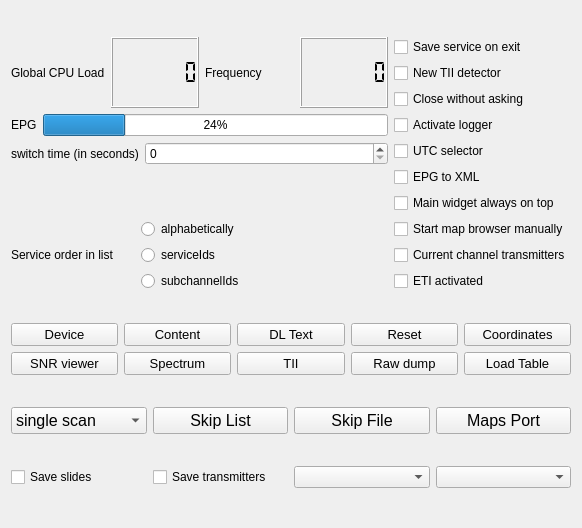
<?xml version="1.0" encoding="UTF-8"?>
<ui version="4.0">
 <class>configWidget</class>
 <widget class="QWidget" name="configWidget">
  <property name="geometry">
   <rect>
    <x>0</x>
    <y>0</y>
    <width>582</width>
    <height>528</height>
   </rect>
  </property>
  <property name="windowTitle">
   <string>Configuration and control</string>
  </property>
  <property name="toolTip">
   <string>&lt;html&gt;&lt;head/&gt;&lt;body&gt;&lt;p&gt;Configuration and control widget.&lt;/p&gt;&lt;/body&gt;&lt;/html&gt;</string>
  </property>
  <layout class="QVBoxLayout" name="verticalLayout_4">
   <item>
    <layout class="QHBoxLayout" name="horizontalLayout_5">
     <item>
      <layout class="QVBoxLayout" name="verticalLayout_3">
       <item>
        <layout class="QHBoxLayout" name="horizontalLayout_3">
         <item>
          <widget class="QLabel" name="label_7">
           <property name="text">
            <string>Global CPU Load</string>
           </property>
          </widget>
         </item>
         <item>
          <widget class="QLCDNumber" name="cpuMonitor">
           <property name="smallDecimalPoint">
            <bool>false</bool>
           </property>
           <property name="digitCount">
            <number>7</number>
           </property>
           <property name="segmentStyle">
            <enum>QLCDNumber::Flat</enum>
           </property>
          </widget>
         </item>
         <item>
          <widget class="QLabel" name="label_4">
           <property name="text">
            <string>Frequency</string>
           </property>
          </widget>
         </item>
         <item>
          <widget class="QLCDNumber" name="frequencyDisplay">
           <property name="toolTip">
            <string>&lt;html&gt;&lt;head/&gt;&lt;body&gt;&lt;p&gt;Current frequency (in MHz)&lt;/p&gt;&lt;/body&gt;&lt;/html&gt;</string>
           </property>
           <property name="smallDecimalPoint">
            <bool>false</bool>
           </property>
           <property name="digitCount">
            <number>7</number>
           </property>
           <property name="segmentStyle">
            <enum>QLCDNumber::Flat</enum>
           </property>
          </widget>
         </item>
        </layout>
       </item>
       <item>
        <layout class="QHBoxLayout" name="horizontalLayout_6">
         <item>
          <widget class="QLabel" name="EPGLabel">
           <property name="text">
            <string>EPG</string>
           </property>
          </widget>
         </item>
         <item>
          <widget class="QProgressBar" name="ficError_display">
           <property name="toolTip">
            <string>&lt;html&gt;&lt;head/&gt;&lt;body&gt;&lt;p&gt;quality indicator for FIC processing. FIC data defined kind of directory structure for the data in the MSC. Usually, if FIC is not 100% decoding is not possible.&lt;/p&gt;&lt;/body&gt;&lt;/html&gt;</string>
           </property>
           <property name="value">
            <number>24</number>
           </property>
          </widget>
         </item>
        </layout>
       </item>
       <item>
        <layout class="QFormLayout" name="formLayout">
         <item row="0" column="0">
          <widget class="QLabel" name="label_2">
           <property name="text">
            <string>switch time (in seconds)</string>
           </property>
          </widget>
         </item>
         <item row="0" column="1">
          <widget class="smallSpinBox" name="switchDelaySetting">
           <property name="toolTip">
            <string>Set here the delay, when searching for data in a channel, in seconds</string>
           </property>
          </widget>
         </item>
        </layout>
       </item>
       <item>
        <layout class="QHBoxLayout" name="horizontalLayout" stretch="1,2">
         <item>
          <widget class="QLabel" name="label_3">
           <property name="text">
            <string>Service order in list</string>
           </property>
          </widget>
         </item>
         <item>
          <layout class="QVBoxLayout" name="verticalLayout">
           <item>
            <widget class="QRadioButton" name="orderAlfabetical">
             <property name="text">
              <string>alphabetically</string>
             </property>
             <attribute name="buttonGroup">
              <string notr="true">buttonGroup</string>
             </attribute>
            </widget>
           </item>
           <item>
            <widget class="QRadioButton" name="orderServiceIds">
             <property name="text">
              <string>serviceIds</string>
             </property>
             <attribute name="buttonGroup">
              <string notr="true">buttonGroup</string>
             </attribute>
            </widget>
           </item>
           <item>
            <widget class="QRadioButton" name="ordersubChannelIds">
             <property name="text">
              <string>subchannelIds</string>
             </property>
             <attribute name="buttonGroup">
              <string notr="true">buttonGroup</string>
             </attribute>
            </widget>
           </item>
          </layout>
         </item>
        </layout>
       </item>
      </layout>
     </item>
     <item>
      <layout class="QVBoxLayout" name="verticalLayout_2">
       <item>
        <widget class="QCheckBox" name="saveServiceSelector">
         <property name="toolTip">
          <string>&lt;html&gt;&lt;head/&gt;&lt;body&gt;&lt;p&gt;The &amp;quot;save service on exit&amp;quot;  selector instructs the software -when set - to save the channel:service combination (audio services only) and on program restart automatically switch to the  channel and start the service.&lt;/p&gt;&lt;p&gt;Note that is the service cannot be found, a warning will be shown.&lt;/p&gt;&lt;/body&gt;&lt;/html&gt;</string>
         </property>
         <property name="text">
          <string>Save service on exit</string>
         </property>
        </widget>
       </item>
       <item>
        <widget class="QCheckBox" name="tii_detectorMode">
         <property name="toolTip">
          <string>&lt;html&gt;&lt;head/&gt;&lt;body&gt;&lt;p&gt;a second implementation of the tii decoder can be selected here. The decoder &amp;quot;sees&amp;quot; more tii data, but also more erroneous data.&lt;/p&gt;&lt;/body&gt;&lt;/html&gt;</string>
         </property>
         <property name="text">
          <string>New TII detector</string>
         </property>
        </widget>
       </item>
       <item>
        <widget class="QCheckBox" name="closeDirect">
         <property name="toolTip">
          <string>&lt;html&gt;&lt;head/&gt;&lt;body&gt;&lt;p&gt;If you are bored with the explicit request to stop, touch this one, and stopping is direct&lt;/p&gt;&lt;/body&gt;&lt;/html&gt;</string>
         </property>
         <property name="text">
          <string>Close without asking</string>
         </property>
        </widget>
       </item>
       <item>
        <widget class="QCheckBox" name="loggerButton">
         <property name="toolTip">
          <string>&lt;html&gt;&lt;head/&gt;&lt;body&gt;&lt;p&gt;Sometime one wants to see what was done, the logger just dumps some data into a file, showing the selections made.&lt;/p&gt;&lt;/body&gt;&lt;/html&gt;</string>
         </property>
         <property name="text">
          <string>Activate logger</string>
         </property>
        </widget>
       </item>
       <item>
        <widget class="QCheckBox" name="utcSelector">
         <property name="toolTip">
          <string>&lt;html&gt;&lt;head/&gt;&lt;body&gt;&lt;p&gt;If you want to see UTC in the logs select this one.&lt;/p&gt;&lt;/body&gt;&lt;/html&gt;</string>
         </property>
         <property name="text">
          <string>UTC selector</string>
         </property>
        </widget>
       </item>
       <item>
        <widget class="QCheckBox" name="epg2xmlSelector">
         <property name="toolTip">
          <string>&lt;html&gt;&lt;head/&gt;&lt;body&gt;&lt;p&gt;The EPG detector has two components, one collecting data to present as &amp;quot;time table&amp;quot; for today,&lt;/p&gt;&lt;p&gt;the other one - using a library written by Julian Cable from the BBC - to generate textual xml.&lt;/p&gt;&lt;p&gt;If selected, the xml will be generated. Note howevet that we encountered at least one example&lt;/p&gt;&lt;p&gt;here the library generating the textual xml causes a crash.&lt;/p&gt;&lt;/body&gt;&lt;/html&gt;</string>
         </property>
         <property name="text">
          <string>EPG to XML</string>
         </property>
        </widget>
       </item>
       <item>
        <widget class="QCheckBox" name="onTop">
         <property name="toolTip">
          <string>&lt;html&gt;&lt;head/&gt;&lt;body&gt;&lt;p&gt;Set in the configuration whether or not the main widget should ALWAYS be op top. Note that setting will be applied the next time the program will start.&lt;/p&gt;&lt;/body&gt;&lt;/html&gt;</string>
         </property>
         <property name="text">
          <string>Main widget always on top</string>
         </property>
        </widget>
       </item>
       <item>
        <widget class="QCheckBox" name="autoBrowser">
         <property name="toolTip">
          <string>&lt;html&gt;&lt;head/&gt;&lt;body&gt;&lt;p&gt;Set in the configuration that on starting the http service a browser will have to be started manually. Default is browser starts automatically. Effective immediately&lt;/p&gt;&lt;p&gt;&lt;br/&gt;&lt;/p&gt;&lt;/body&gt;&lt;/html&gt;</string>
         </property>
         <property name="text">
          <string>Start map browser manually</string>
         </property>
        </widget>
       </item>
       <item>
        <widget class="QCheckBox" name="transmitterTags">
         <property name="toolTip">
          <string>&lt;html&gt;&lt;head/&gt;&lt;body&gt;&lt;p&gt;Set in the configuration that - rather than showing all ttransmitters on a map - only the transmitters that are seen for the currrent channel are made visible.&lt;/p&gt;&lt;/body&gt;&lt;/html&gt;</string>
         </property>
         <property name="text">
          <string>Current channel transmitters</string>
         </property>
        </widget>
       </item>
       <item>
        <widget class="QCheckBox" name="eti_activeSelector">
         <property name="toolTip">
          <string>&lt;html&gt;&lt;head/&gt;&lt;body&gt;&lt;p&gt;eti files can be generated by Qt-DAB-5.x. Since generating an eti file from an ensemble seems incompatible with scanning, the scan button is replaced by an &amp;quot;eti&amp;quot; button when eti is activated.&lt;/p&gt;&lt;p&gt;Note that building up an eti file requires quite some resources.&lt;/p&gt;&lt;p&gt;If eti is activated, the scanButton is replaced by the etiButton. Touching that button shows a fileselection menu, after selecting a file the content of the ensemble is sent in eti format to the file. The eti session stops when (a) the eti button is touched again, (b) switching to another channel or (c) disabling eti by unchecking the checkbox.&lt;/p&gt;&lt;p&gt;&lt;br/&gt;&lt;/p&gt;&lt;/body&gt;&lt;/html&gt;</string>
         </property>
         <property name="text">
          <string>ETI activated</string>
         </property>
        </widget>
       </item>
      </layout>
     </item>
    </layout>
   </item>
   <item>
    <layout class="QGridLayout" name="gridLayout">
     <item row="0" column="5">
      <widget class="smallPushButton" name="set_coordinatesButton">
       <property name="font">
        <font>
         <pointsize>10</pointsize>
        </font>
       </property>
       <property name="text">
        <string>Coordinates</string>
       </property>
      </widget>
     </item>
     <item row="1" column="1">
      <widget class="smallPushButton" name="snrButton">
       <property name="sizePolicy">
        <sizepolicy hsizetype="Preferred" vsizetype="Fixed">
         <horstretch>0</horstretch>
         <verstretch>0</verstretch>
        </sizepolicy>
       </property>
       <property name="font">
        <font>
         <family>Cantarell</family>
         <pointsize>10</pointsize>
        </font>
       </property>
       <property name="toolTip">
        <string>&lt;html&gt;&lt;head/&gt;&lt;body&gt;&lt;p&gt;The snrViewer button controls a widget that - when enabled - will show the development of SNR over time. Parameters of the screen, height (the Y-axis) and the number of measurements (X-axis) can be set in the configuration widget.&lt;/p&gt;&lt;/body&gt;&lt;/html&gt;</string>
       </property>
       <property name="text">
        <string>SNR viewer</string>
       </property>
      </widget>
     </item>
     <item row="1" column="2">
      <widget class="smallPushButton" name="show_spectrumButton">
       <property name="sizePolicy">
        <sizepolicy hsizetype="Preferred" vsizetype="Fixed">
         <horstretch>0</horstretch>
         <verstretch>0</verstretch>
        </sizepolicy>
       </property>
       <property name="font">
        <font>
         <family>Cantarell</family>
         <pointsize>10</pointsize>
        </font>
       </property>
       <property name="toolTip">
        <string>&lt;html&gt;&lt;head/&gt;&lt;body&gt;&lt;p&gt;The spectrum and the constellation of the DAB signal is shown when pressing this button. &lt;br /&gt;&lt;br /&gt;Pressing it again will cause the spectrum and constellation to be invisible.&lt;/p&gt;&lt;/body&gt;&lt;/html&gt;</string>
       </property>
       <property name="text">
        <string>Spectrum</string>
       </property>
      </widget>
     </item>
     <item row="1" column="3">
      <widget class="smallPushButton" name="show_tiiButton">
       <property name="font">
        <font>
         <pointsize>10</pointsize>
        </font>
       </property>
       <property name="toolTip">
        <string>&lt;html&gt;&lt;head/&gt;&lt;body&gt;&lt;p&gt;show or hide the widget for showing the tii spectrum&lt;/p&gt;&lt;/body&gt;&lt;/html&gt;</string>
       </property>
       <property name="text">
        <string>TII</string>
       </property>
      </widget>
     </item>
     <item row="1" column="4">
      <widget class="smallPushButton" name="dumpButton">
       <property name="sizePolicy">
        <sizepolicy hsizetype="Preferred" vsizetype="Fixed">
         <horstretch>0</horstretch>
         <verstretch>0</verstretch>
        </sizepolicy>
       </property>
       <property name="font">
        <font>
         <pointsize>10</pointsize>
        </font>
       </property>
       <property name="toolTip">
        <string>&lt;html&gt;&lt;head/&gt;&lt;body&gt;&lt;p&gt;Push this button to save the raw input. Pushing will cause a menu to appear where a filename can be selected. Please note the big filesizes!&lt;/p&gt;&lt;p&gt;Push again to stop recording. You can reload it by using the file input (*.sdr) option. &lt;/p&gt;&lt;/body&gt;&lt;/html&gt;</string>
       </property>
       <property name="text">
        <string>Raw dump</string>
       </property>
      </widget>
     </item>
     <item row="1" column="5">
      <widget class="smallPushButton" name="loadTableButton">
       <property name="font">
        <font>
         <pointsize>10</pointsize>
        </font>
       </property>
       <property name="toolTip">
        <string>&lt;html&gt;&lt;head/&gt;&lt;body&gt;&lt;p&gt;Touching this button instructs the software to (try to) load a so-called tii table, a table with the&lt;/p&gt;&lt;p&gt;encodings of tii data.&lt;/p&gt;&lt;/body&gt;&lt;/html&gt;</string>
       </property>
       <property name="text">
        <string>Load Table</string>
       </property>
      </widget>
     </item>
     <item row="0" column="4">
      <widget class="smallPushButton" name="resetButton">
       <property name="sizePolicy">
        <sizepolicy hsizetype="Preferred" vsizetype="Fixed">
         <horstretch>0</horstretch>
         <verstretch>0</verstretch>
        </sizepolicy>
       </property>
       <property name="font">
        <font>
         <pointsize>10</pointsize>
        </font>
       </property>
       <property name="toolTip">
        <string>&lt;html&gt;&lt;head/&gt;&lt;body&gt;&lt;p&gt;Push this button to reset, i.e. restart synchronization.&lt;/p&gt;&lt;/body&gt;&lt;/html&gt;</string>
       </property>
       <property name="text">
        <string>Reset</string>
       </property>
      </widget>
     </item>
     <item row="0" column="3">
      <widget class="smallPushButton" name="dlTextButton">
       <property name="font">
        <font>
         <pointsize>10</pointsize>
        </font>
       </property>
       <property name="toolTip">
        <string>&lt;html&gt;&lt;head/&gt;&lt;body&gt;&lt;p&gt;Save the lines of text that appear as dynamic label&lt;/p&gt;&lt;/body&gt;&lt;/html&gt;</string>
       </property>
       <property name="text">
        <string>DL Text</string>
       </property>
      </widget>
     </item>
     <item row="0" column="2">
      <widget class="smallPushButton" name="contentButton">
       <property name="sizePolicy">
        <sizepolicy hsizetype="Preferred" vsizetype="Fixed">
         <horstretch>0</horstretch>
         <verstretch>0</verstretch>
        </sizepolicy>
       </property>
       <property name="font">
        <font>
         <pointsize>10</pointsize>
        </font>
       </property>
       <property name="toolTip">
        <string>&lt;html&gt;&lt;head/&gt;&lt;body&gt;&lt;p&gt;This will open a 'save as ... dialog' where you can select a file to store a description of the content of the current DAB ensemble (Audio and Data) in a text file.&lt;/p&gt;&lt;/body&gt;&lt;/html&gt;</string>
       </property>
       <property name="text">
        <string>Content</string>
       </property>
      </widget>
     </item>
     <item row="0" column="1">
      <widget class="smallPushButton" name="devicewidgetButton">
       <property name="sizePolicy">
        <sizepolicy hsizetype="Preferred" vsizetype="Fixed">
         <horstretch>0</horstretch>
         <verstretch>0</verstretch>
        </sizepolicy>
       </property>
       <property name="font">
        <font>
         <family>Cantarell</family>
         <pointsize>10</pointsize>
        </font>
       </property>
       <property name="toolTip">
        <string>&lt;html&gt;&lt;head/&gt;&lt;body&gt;&lt;p&gt;show or hide the widget for controlling the device.&lt;/p&gt;&lt;/body&gt;&lt;/html&gt;</string>
       </property>
       <property name="text">
        <string>Device</string>
       </property>
      </widget>
     </item>
    </layout>
   </item>
   <item>
    <layout class="QHBoxLayout" name="horizontalLayout_4">
     <item>
      <widget class="smallComboBox" name="scanmodeSelector">
       <property name="font">
        <font>
         <pointsize>12</pointsize>
        </font>
       </property>
       <property name="toolTip">
        <string>&lt;html&gt;&lt;head/&gt;&lt;body&gt;&lt;p&gt;Choose one of three modes for scanning&lt;/p&gt;&lt;/body&gt;&lt;/html&gt;</string>
       </property>
       <item>
        <property name="text">
         <string>single scan</string>
        </property>
       </item>
       <item>
        <property name="text">
         <string>scan to data</string>
        </property>
       </item>
       <item>
        <property name="text">
         <string>continuous</string>
        </property>
       </item>
      </widget>
     </item>
     <item>
      <widget class="QPushButton" name="skipList_button">
       <property name="font">
        <font>
         <pointsize>12</pointsize>
        </font>
       </property>
       <property name="toolTip">
        <string>&lt;html&gt;&lt;head/&gt;&lt;body&gt;&lt;p&gt;show or hide the skipList. Updates in the skipList will be saved.&lt;/p&gt;&lt;/body&gt;&lt;/html&gt;</string>
       </property>
       <property name="text">
        <string>Skip List</string>
       </property>
      </widget>
     </item>
     <item>
      <widget class="QPushButton" name="skipFile_button">
       <property name="font">
        <font>
         <pointsize>12</pointsize>
        </font>
       </property>
       <property name="toolTip">
        <string>&lt;html&gt;&lt;head/&gt;&lt;body&gt;&lt;p&gt;Select a file for the skipList. If the file does not exist yet, it will be created and initialized with a skipList with no channels set to skip.&lt;/p&gt;&lt;/body&gt;&lt;/html&gt;</string>
       </property>
       <property name="text">
        <string>Skip File</string>
       </property>
      </widget>
     </item>
     <item>
      <widget class="QPushButton" name="portSelector">
       <property name="font">
        <font>
         <pointsize>12</pointsize>
        </font>
       </property>
       <property name="text">
        <string>Maps Port</string>
       </property>
      </widget>
     </item>
    </layout>
   </item>
   <item>
    <layout class="QHBoxLayout" name="horizontalLayout_2">
     <item>
      <widget class="QCheckBox" name="saveSlides">
       <property name="toolTip">
        <string>&lt;html&gt;&lt;head/&gt;&lt;body&gt;&lt;p&gt;If set, slides (pictures) appearing during transmissions are being saved&lt;/p&gt;&lt;/body&gt;&lt;/html&gt;</string>
       </property>
       <property name="text">
        <string>Save slides</string>
       </property>
      </widget>
     </item>
     <item>
      <widget class="QCheckBox" name="transmSelector">
       <property name="toolTip">
        <string>&lt;html&gt;&lt;head/&gt;&lt;body&gt;&lt;p&gt;When this is set, the transmitter descriptions visible on the map are also stored in a &amp;quot;.csv&amp;quot;  file,&lt;/p&gt;&lt;p&gt;On starting the httpHandler, a file selection menu will appear.&lt;/p&gt;&lt;/body&gt;&lt;/html&gt;</string>
       </property>
       <property name="text">
        <string>Save transmitters</string>
       </property>
      </widget>
     </item>
     <item>
      <widget class="smallComboBox" name="streamoutSelector">
       <property name="maximumSize">
        <size>
         <width>162</width>
         <height>16777215</height>
        </size>
       </property>
      </widget>
     </item>
     <item>
      <widget class="smallComboBox" name="deviceSelector"/>
     </item>
    </layout>
   </item>
  </layout>
 </widget>
 <customwidgets>
  <customwidget>
   <class>smallPushButton</class>
   <extends>QPushButton</extends>
   <header>smallpushbutton.h</header>
  </customwidget>
  <customwidget>
   <class>smallSpinBox</class>
   <extends>QSpinBox</extends>
   <header location="global">smallspinbox.h</header>
  </customwidget>
  <customwidget>
   <class>smallComboBox</class>
   <extends>QComboBox</extends>
   <header>smallcombobox.h</header>
  </customwidget>
 </customwidgets>
 <resources/>
 <connections/>
 <buttongroups>
  <buttongroup name="buttonGroup"/>
 </buttongroups>
</ui>
